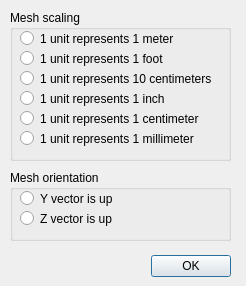
<?xml version="1.0" encoding="UTF-8"?>
<ui version="4.0">
 <class>CQDlgImportOptions</class>
 <widget class="QDialog" name="CQDlgImportOptions">
  <property name="geometry">
   <rect>
    <x>0</x>
    <y>0</y>
    <width>246</width>
    <height>286</height>
   </rect>
  </property>
  <property name="windowTitle">
   <string>Import Options</string>
  </property>
  <property name="locale">
   <locale language="English" country="UnitedStates"/>
  </property>
  <widget class="QDialogButtonBox" name="qqOk">
   <property name="geometry">
    <rect>
     <x>10</x>
     <y>250</y>
     <width>221</width>
     <height>32</height>
    </rect>
   </property>
   <property name="standardButtons">
    <set>QDialogButtonBox::Ok</set>
   </property>
  </widget>
  <widget class="QGroupBox" name="groupBox">
   <property name="geometry">
    <rect>
     <x>10</x>
     <y>10</y>
     <width>221</width>
     <height>151</height>
    </rect>
   </property>
   <property name="title">
    <string>Mesh scaling</string>
   </property>
   <property name="flat">
    <bool>false</bool>
   </property>
   <widget class="QRadioButton" name="qqM">
    <property name="geometry">
     <rect>
      <x>10</x>
      <y>20</y>
      <width>201</width>
      <height>17</height>
     </rect>
    </property>
    <property name="text">
     <string>1 unit represents 1 meter</string>
    </property>
    <property name="autoExclusive">
     <bool>false</bool>
    </property>
   </widget>
   <widget class="QRadioButton" name="qqCm">
    <property name="geometry">
     <rect>
      <x>10</x>
      <y>100</y>
      <width>201</width>
      <height>17</height>
     </rect>
    </property>
    <property name="text">
     <string>1 unit represents 1 centimeter</string>
    </property>
    <property name="autoExclusive">
     <bool>false</bool>
    </property>
   </widget>
   <widget class="QRadioButton" name="qqMm">
    <property name="geometry">
     <rect>
      <x>10</x>
      <y>120</y>
      <width>201</width>
      <height>17</height>
     </rect>
    </property>
    <property name="text">
     <string>1 unit represents 1 millimeter</string>
    </property>
    <property name="autoExclusive">
     <bool>false</bool>
    </property>
   </widget>
   <widget class="QRadioButton" name="qqIn">
    <property name="geometry">
     <rect>
      <x>10</x>
      <y>80</y>
      <width>201</width>
      <height>17</height>
     </rect>
    </property>
    <property name="text">
     <string>1 unit represents 1 inch</string>
    </property>
    <property name="autoExclusive">
     <bool>false</bool>
    </property>
   </widget>
   <widget class="QRadioButton" name="qq10Cm">
    <property name="geometry">
     <rect>
      <x>10</x>
      <y>60</y>
      <width>201</width>
      <height>17</height>
     </rect>
    </property>
    <property name="text">
     <string>1 unit represents 10 centimeters</string>
    </property>
    <property name="autoExclusive">
     <bool>false</bool>
    </property>
   </widget>
   <widget class="QRadioButton" name="qqFt">
    <property name="geometry">
     <rect>
      <x>10</x>
      <y>40</y>
      <width>201</width>
      <height>17</height>
     </rect>
    </property>
    <property name="text">
     <string>1 unit represents 1 foot</string>
    </property>
    <property name="autoExclusive">
     <bool>false</bool>
    </property>
   </widget>
  </widget>
  <widget class="QGroupBox" name="groupBox_2">
   <property name="geometry">
    <rect>
     <x>10</x>
     <y>170</y>
     <width>221</width>
     <height>71</height>
    </rect>
   </property>
   <property name="title">
    <string>Mesh orientation</string>
   </property>
   <property name="flat">
    <bool>false</bool>
   </property>
   <widget class="QRadioButton" name="qqY">
    <property name="geometry">
     <rect>
      <x>10</x>
      <y>20</y>
      <width>201</width>
      <height>17</height>
     </rect>
    </property>
    <property name="text">
     <string>Y vector is up</string>
    </property>
    <property name="autoExclusive">
     <bool>false</bool>
    </property>
   </widget>
   <widget class="QRadioButton" name="qqZ">
    <property name="geometry">
     <rect>
      <x>10</x>
      <y>40</y>
      <width>201</width>
      <height>17</height>
     </rect>
    </property>
    <property name="text">
     <string>Z vector is up</string>
    </property>
    <property name="autoExclusive">
     <bool>false</bool>
    </property>
   </widget>
  </widget>
 </widget>
 <tabstops>
  <tabstop>qqM</tabstop>
  <tabstop>qqFt</tabstop>
  <tabstop>qq10Cm</tabstop>
  <tabstop>qqIn</tabstop>
  <tabstop>qqCm</tabstop>
  <tabstop>qqMm</tabstop>
  <tabstop>qqY</tabstop>
  <tabstop>qqZ</tabstop>
  <tabstop>qqOk</tabstop>
 </tabstops>
 <resources/>
 <connections/>
</ui>
